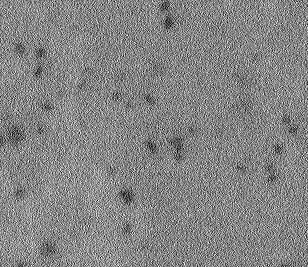
#> input picture Collected 3D-EMISH raw image files/replicate II/50_nuc7syg1.tif, 308 x 267 px, found by its file name
$ python denoiseTiff.py   (Python 2 division)   (older library calls are emulated)
#> lines starting #> are read from the running program, lines starting #| are printed output that depends on the picture; after the words box and inside, x2 and y2 are one past the last pixel; in counts of white or black regions, pixels touching at a corner belong together; long printed decimals are rounded
import h5py,numpy,scipy,time,os
import scipy.ndimage
import scipy
from PIL import Image
from pylab import *
import numpy as np
import matplotlib.pyplot as plt
import scipy.stats
import scipy.optimize
#import extensions2 as tiffextensions
from scipy.misc import imsave as imsave
from skimage.feature import peak_local_max
from skimage import data, img_as_float
from PIL import ImageDraw
import matplotlib.animation as animation
from operator import itemgetter, attrgetter
#import extensions2 as tiffextensions

in_file_name="12_nuc12syg1.tif"
in_file_name="50_nuc7syg1.tif"
relative_threshold=0.47
gauss_do_rozmycia=2.0
gauss_do_zapisu=1.0
scale_ratio=6.0
include_obj=1

def save_3dtiff(image,output,dtype="L"):
        plane_nr=image.shape[0]
        plane_y=image.shape[1]
        plane_x=image.shape[2]
        for i in range(plane_nr):
            plane=numpy.array(image[i,:,:],dtype=numpy.uint8)
	    #print numpy.max(plane)
        #tiffextensions.saveTiffMultipageFromSeq(list(self.image_sequence), output, rescaleSeqTo8bit=False,rgbOrder="RGB")
            #imsave(output+"_"+str(i)+".tif",plane)
            im = Image.frombytes(dtype,(plane_x,plane_y),plane.tostring())
            im.save(output+"_"+str(i)+".tif")

out_file_name=os.path.splitext(in_file_name)[0]+".cmap"
print out_file_name

def openTiff3D(stack):
#> called with stack = '50_nuc7syg1.tif'
    im =Image.open(stack)
#> im is the input picture: PIL image 308x267 I;16B; min 0, max 65535, mean 34244.2
    image_sequence=[]

    print "OPENING FRAMES..."
    frame_index = 0
    try:
      while 1:
        im.seek(frame_index)

        frame_index = frame_index + 1
        if (im!=None):

	    frame=im
            image_sequence.append(scipy.misc.fromimage(frame,flatten=True))
#> after the loop, frame_index = 21; image_sequence = 21 items
    except EOFError:
       print "eof after %d frames" %frame_index
       im.seek(0)
       pass
    return(numpy.array(image_sequence,dtype=numpy.uint16))

# [8 lines left out: function openCmap, not called in this run]

def openImage(filename):
    ext=os.path.splitext(filename)[1]
    if ext==".cmap":
        return(openCmap(filename))
    if ext==".tif":
        return(openTiff3D(filename))


class classify:
  # [292 lines left out: functions __init__, tensor_core, inertia_tensor, two_norm, save_tiff, calculate and 3 more, not called in this run]

class diffuse:
    # [11 lines left out: functions __init__, diffuse_onetimestamp, not called in this run]
    def get_color(self):
        self.narray=numpy.multiply(max_color/numpy.max(self.array),self.array)
        return(numpy.stack((numpy.multiply(self.color[0],self.narray),numpy.multiply(self.color[1],self.narray),numpy.multiply(self.color[2],self.narray)),axis=-1))
    # [60 lines left out: functions draw_gauss, updatefig, calculate_wholedir, not called in this run]

def gauss2d(data,sigma=1.5):
#> called with data = array of shape (126, 267, 308), sigma = 2
    out=[]
    for plane in data:
        out.append(scipy.ndimage.filters.gaussian_filter(plane,sigma=sigma))
#> this loop made 126 passes
#> after the loop, out = 126 items
    return(numpy.array(out))

def normalize(data):
    data_max=numpy.max(data)
#> data_max = 65535
    data_min=numpy.min(data)
#> data_min = 0
    delta=data_max-data_min
#> delta = 65535
    data=numpy.add(-data_min,data)
    data=numpy.multiply(1.0/delta,data)
    return(data)

ratio=6.0
data_orig=openImage(in_file_name)
data_orig=scipy.ndimage.interpolation.zoom(data_orig,[ratio,1.0,1.0])
#data_orig=openCmap("x.cmap")

data_orig=numpy.multiply(-1.0,data_orig)
data=gauss2d(data_orig,gauss_do_rozmycia)
#data=data_orig
data_orig_inv_raw=normalize(-data_orig)
data_orig=gauss2d(data_orig,sigma=gauss_do_zapisu)
#> the loop in gauss2d (call 2), `for plane in data:` made 126 passes
data_orig=normalize(data_orig)
data_orig_inv=normalize(-data_orig)
data=normalize(data)
fig2, axs2 = plt.subplots(2,3)
fig3, axs3 = plt.subplots(2,3)
fig4, axs4 = plt.subplots(2,3)


ax1=axs2[0][0]
ax2=axs2[0][1]
ax3=axs2[0][2]
ax1a=axs2[1][0]
ax2a=axs2[1][1]
ax3a=axs2[1][2]
z_proj_max=numpy.max(data,axis=0)
x_proj_max=numpy.max(data,axis=1)
y_proj_max=numpy.max(data,axis=2)

print z_proj_max
#> (printed output is left out)
ax1.imshow(z_proj_max,cmap='gray')
ax2.imshow(x_proj_max,cmap='gray',aspect=scale_ratio)
ax3.imshow(y_proj_max,cmap='gray',aspect=scale_ratio)

blobs = data > relative_threshold * numpy.max(data)
save_3dtiff(numpy.multiply(255.0/numpy.max(data_orig_inv),data_orig_inv),".\\output\\data_filtered.tif")

z_proj_thr=numpy.max(blobs,axis=0)
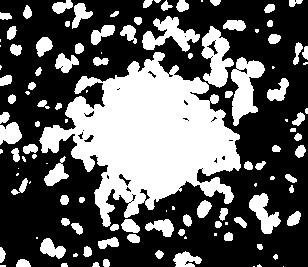
#> z_proj_thr: shape (267, 308) bool; 37% white; 118 white regions (34 under 20 px), largest, box (x1, y1, x2, y2) and area: (39, 52, 241, 227) 17953, (231, 57, 265, 126) 1271, (201, 26, 234, 88) 1116
x_proj_thr=numpy.max(blobs,axis=1)
#> x_proj_thr: shape (126, 308) bool; 60.3% white; 27 black regions (18 under 20 px), largest, box (x1, y1, x2, y2) and area: (0, 0, 150, 126) 7448, (181, 0, 308, 126) 6778, (127, 109, 179, 126) 453
y_proj_thr=numpy.max(blobs,axis=2)
#> y_proj_thr: shape (126, 267) bool; 65% white; 25 black regions (14 under 20 px), largest, box (x1, y1, x2, y2) and area: (144, 0, 267, 73) 4093, (0, 0, 98, 110) 3166, (186, 58, 267, 126) 1996
ax1a.imshow(z_proj_thr,cmap='gray')
ax2a.imshow(x_proj_thr,cmap='gray',aspect=scale_ratio)
ax3a.imshow(y_proj_thr,cmap='gray',aspect=scale_ratio)
s=numpy.ones([3,3,3])
labeled_array, num_features = scipy.ndimage.measurements.label(blobs,structure=s)
#> num_features = 252

print num_features
#| 252

def find_largest_component(labels,num_features):
#> called with labels = array of shape (126, 267, 308), num_features = 252
    out_size=0
    out_label=None
    results=[]
    for i in range(num_features):
        objectpixels=(labels==i)
        object_size=numpy.sum(objectpixels)
        if (object_size>out_size)&(i>0):
            out_size=object_size
            out_label=i
	if i>0:
		results.append([object_size,i])
#> this loop made 252 passes
#> (object_size, out_size) on passes 2, 3, 4, 10, 12: (152, 152), (347, 347), (613, 613), (2689, 2689), (498811, 498811)
#> after the loop, out_label = 11; out_size = 498811; results = 251 pairs, first value 1 to 498811, second value 1 to 251
    results=sorted(results, key=itemgetter(0),reverse=True)
    print "largest object size /vox/=",out_size,out_label
#| largest object size /vox/= 498811 11
    print "results=",results
#> (printed output is left out)
    return(results)

largest_label=find_largest_component(labeled_array,num_features)
#> largest_label has the same summary as results in find_largest_component
ax10=axs3[0][0]
ax11=axs3[0][1]
ax12=axs3[0][2]
ax20=axs3[1][0]
ax21=axs3[1][1]
ax22=axs3[1][2]
z_proj_labels=numpy.max(labeled_array,axis=0)
#> z_proj_labels: shape (267, 308) int32; 250 distinct labels, from 0 to 252
x_proj_labels=numpy.max(labeled_array,axis=1)
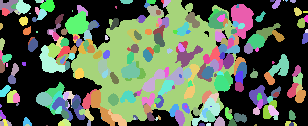
#> x_proj_labels: shape (126, 308) int32; 253 distinct labels, from 0 to 252; one colour per label, 0 black
y_proj_labels=numpy.max(labeled_array,axis=2)
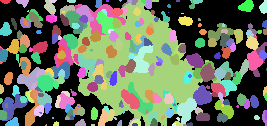
#> y_proj_labels: shape (126, 267) int32; 252 distinct labels, from 0 to 252; one colour per label, 0 black
ax10.imshow(z_proj_labels,cmap='spectral')
ax11.imshow(x_proj_labels,aspect=scale_ratio,cmap='spectral')
ax12.imshow(y_proj_labels,aspect=scale_ratio,cmap='spectral')
#(plt.show()

if include_obj==1:
	largest_object_mask=((labeled_array==largest_label[0][1]))
if include_obj==2:
	largest_object_mask0=((labeled_array==largest_label[0][1]))
	largest_object_mask1=((labeled_array==largest_label[1][1]))
	largest_object_mask=largest_object_mask0|largest_object_mask1

if include_obj==3:
	largest_object_mask0=((labeled_array==largest_label[0][1]))
	largest_object_mask1=((labeled_array==largest_label[1][1]))
	largest_object_mask2=((labeled_array==largest_label[2][1]))
	largest_object_mask=largest_object_mask0|largest_object_mask1|largest_object_mask2

largest_object_mask=scipy.ndimage.morphology.binary_fill_holes(largest_object_mask)
z_proj_largest=numpy.max(largest_object_mask,axis=0)
#> z_proj_largest: shape (267, 308) bool; 18.2% white; 1 white region, box (x1, y1, x2, y2) and area: (71, 61, 241, 227) 14976
x_proj_largest=numpy.max(largest_object_mask,axis=1)
#> x_proj_largest: shape (126, 308) bool; 34.6% white; 1 white region, box (x1, y1, x2, y2) and area: (71, 0, 241, 126) 13433
y_proj_largest=numpy.max(largest_object_mask,axis=2)
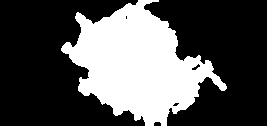
#> y_proj_largest: shape (126, 267) bool; 33% white; 1 white region, box (x1, y1, x2, y2) and area: (61, 0, 227, 126) 11117
ax20.imshow(z_proj_largest,cmap='gray')
ax21.imshow(x_proj_largest,cmap='gray',aspect=scale_ratio)
ax22.imshow(y_proj_largest,cmap='gray',aspect=scale_ratio)

masked_array = numpy.ma.masked_array(data_orig,(numpy.subtract(1.0,largest_object_mask)))
min_masked=masked_array.min()
#> min_masked = 0.334
data_masked=numpy.multiply(largest_object_mask,numpy.add(-min_masked,data_orig),dtype=numpy.float)
data_masked_inv=numpy.multiply(largest_object_mask,data_orig_inv)
data_masked_inv=numpy.multiply(255.0/numpy.max(data_masked_inv),data_masked_inv)
data_masked_background=numpy.multiply(255.0,numpy.logical_not(largest_object_mask))
data_masked_inv=numpy.add(data_masked_inv,data_masked_background)
data_masked=normalize(data_masked)
ax30=axs4[0][0]
ax31=axs4[0][1]
ax32=axs4[0][2]
ax40=axs4[1][0]
ax41=axs4[1][1]
ax42=axs4[1][2]

def get_limits(plane,a,offset=15):
    v1=numpy.max(plane,axis=a)
    for i,x in enumerate(v1):
        if x!=0:
            print i,x
            l=i
            break

    for i in range(len(v1)-1,-1,-1):
        x=v1[i]
        if x!=0:
            print i,x
            h=i
            break
    return([max([0,l-offset]),min([h+offset,len(v1)])])


z_proj_masked=numpy.max(data_masked,axis=0)
x_l,x_h=get_limits(z_proj_masked,1)
#> in get_limits, `v1=numpy.max(plane,axis=a)`: v1 = 267 values, max 1 at index 142, min 0 at index 0, mean 0.491
#> the loop in get_limits, `for i,x in enumerate(v1):` made 62 passes
#> l on pass 62: 61
#> (printed output is left out)
#> the loop in get_limits, `for i in range(len(v1)-1,-1,-1):` made 41 passes
#> (i, x, h) on pass 41: (226, 0.38, 226)
#> (printed output is left out)
#> x_l = 46; x_h = 241
y_l,y_h=get_limits(z_proj_masked,0)
#> the loop in get_limits (call 2), `for i,x in enumerate(v1):` made 72 passes
#> l on pass 72: 71
#> (printed output is left out)
#> the loop in get_limits (call 2), `for i in range(len(v1)-1,-1,-1):` made 68 passes
#> (x, h) on pass 68: (0.341, 240)
#> (printed output is left out)
#> y_l = 56; y_h = 255

x_proj_masked=numpy.max(data_masked,axis=1)
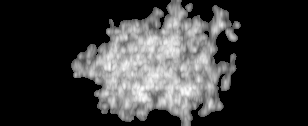
#> x_proj_masked: shape (126, 308) float64; min 0, max 1, mean 0.218
z_l,z_h=get_limits(x_proj_masked,1)
#> z_l = 0; z_h = 126
y_proj_masked=numpy.max(data_masked,axis=2)
ax30.imshow(z_proj_masked[x_l:x_h,y_l:y_h],cmap='gray')
ax31.imshow(x_proj_masked[z_l:z_h,y_l:y_h],cmap='gray',aspect=scale_ratio)
ax32.imshow(y_proj_masked[z_l:z_h,x_l:x_h],cmap='gray',aspect=scale_ratio)
ax40.imshow(z_proj_max,cmap='gray')
ax41.imshow(x_proj_max,cmap='gray',aspect=scale_ratio)
ax42.imshow(y_proj_max,cmap='gray',aspect=scale_ratio)


save_3dtiff(data_masked_inv,".\\output\\data_masked.tif")

save_3dtiff(numpy.multiply(255.0/numpy.max(largest_object_mask),largest_object_mask),".\\output\\binary_mask.tif")
#> call 3 of save_3dtiff, with image = array of shape (126, 267, 308), output = '.\\output\\binary_mask.tif', dtype = 'L'
#> after the loop in save_3dtiff (call 3), `for i in range(plane_nr):`:
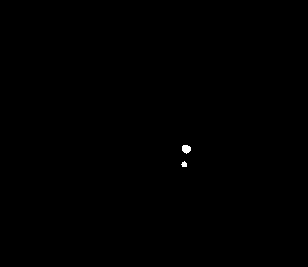
#> im: PIL image 308x267 L; 0.11% white; 2 white regions, box (x1, y1, x2, y2) and area: (182, 145, 191, 154) 62, (181, 161, 187, 167) 26
inspecific_grains=numpy.bitwise_xor(blobs,largest_object_mask)
background_mask=numpy.logical_not(blobs)
inspecific_grains_vol=numpy.sum(inspecific_grains)
#> inspecific_grains_vol = 141229
background_mask_vol=numpy.sum(background_mask)
#> background_mask_vol = 9722166
print "inspecific_grains_vol=",inspecific_grains_vol
#| inspecific_grains_vol= 141229
print "background_mask_vol=",background_mask_vol
#| background_mask_vol= 9722166
background_cum_signal=numpy.sum(numpy.multiply(background_mask,data_orig_inv_raw))
#> background_cum_signal = 5017200.1
background_avg=(background_cum_signal/background_mask_vol)
#> background_avg = 0.516
background_dev=numpy.multiply(background_mask,numpy.subtract(data_orig_inv_raw,background_avg))
background_dev2=numpy.multiply(background_dev,background_dev)
background_std=(numpy.sqrt(numpy.sum(background_dev2)/background_mask_vol))
#> background_std = 0.147
print "background_avg=",background_avg
#| background_avg= 0.5161
print "background_std=",background_std
#| background_std= 0.1472
inspecific_grains_inv=numpy.logical_not(inspecific_grains)
inspecific_cleared=numpy.multiply(numpy.random.normal(background_avg,0.1,inspecific_grains.shape),inspecific_grains)
data_orig_inv_cleared=numpy.add(numpy.multiply(data_orig_inv_raw,inspecific_grains_inv),inspecific_cleared)
#data_orig_inv
#(background_avg,inspecific_grains)
data_orig_inv_cleared=gauss2d(data_orig_inv_cleared,sigma=gauss_do_zapisu)
save_3dtiff(numpy.multiply(255.0/numpy.max(data_orig_inv_cleared),data_orig_inv_cleared),".\\output\\data_cleared.tif")

f_out = h5py.File(out_file_name, "w")
grp = f_out.create_group("Chimera/image1")
data_masked=numpy.array(data_masked[z_l:z_h,x_l:x_h,y_l:y_h])
print data_masked.shape
#| (126, 195, 199)

dset = grp.create_dataset("data_zyx",data=data_masked)
f_out.close()
plt.show()
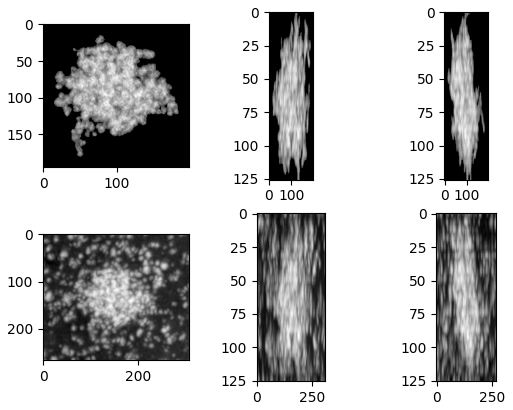
#> figure drawn by matplotlib, 6 panels

$ run again, with Collected 3D-EMISH raw image files/replicate II/21_nuc2syg1.tif copied over Collected 3D-EMISH raw image files/replicate II/50_nuc7syg1.tif
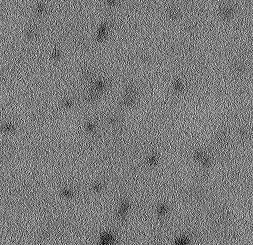
#> input picture Collected 3D-EMISH raw image files/replicate II/21_nuc2syg1.tif, 253 x 245 px, found by its file name
#> in openTiff3D, im is the input picture: PIL image 253x245 I;16B; min 0, max 65535, mean 31730.2
#> after the loop in openTiff3D, `while 1:`: frame_index = 26; image_sequence = 26 items
#> after the loop in gauss2d, `for plane in data:`: out = 156 items
#> data_max = 65535
#> data_min = 0
#> delta = 65535
#> (printed output is left out)
#> `z_proj_thr=numpy.max(blobs,axis=0)`:
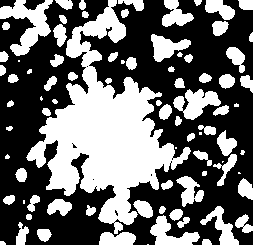
#> z_proj_thr: shape (245, 253) bool; 41.6% white; 83 white regions (12 under 20 px), largest, box (x1, y1, x2, y2) and area: (26, 0, 191, 234) 13823, (0, 0, 53, 56) 1303, (173, 89, 221, 120) 803
#> x_proj_thr: shape (156, 253) bool; 59.3% white; 19 black regions (8 under 20 px), largest, box (x1, y1, x2, y2) and area: (128, 0, 253, 156) 8047, (0, 0, 96, 109) 4362, (0, 101, 124, 156) 2588
#> y_proj_thr: shape (156, 245) bool; 61.7% white; 21 black regions (14 under 20 px), largest, box (x1, y1, x2, y2) and area: (0, 0, 245, 156) 13779, (153, 138, 176, 156) 242, (214, 0, 240, 12) 181
#> num_features = 230
#| 230
#> the loop in find_largest_component, `for i in range(num_features):` made 230 passes
#> (object_size, out_size) on passes 2, 4, 19, 24: (525, 525), (3988, 3988), (4529, 4529), (259007, 259007)
#> after the loop in find_largest_component, `for i in range(num_features):`: out_label = 23; out_size = 259007; results = 229 pairs, first value 1 to 259007, second value 1 to 229
#| largest object size /vox/= 259007 23
#> (printed output is left out)
#> largest_label has the same summary as results in find_largest_component
#> z_proj_labels: shape (245, 253) int32; 220 distinct labels, from 0 to 230
#> x_proj_labels: shape (156, 253) int32; 230 distinct labels, from 0 to 230
#> y_proj_labels: shape (156, 245) int32; 231 distinct labels, from 0 to 230
#> z_proj_largest: shape (245, 253) bool; 14.6% white; 1 white region, box (x1, y1, x2, y2) and area: (45, 84, 168, 193) 9019
#> x_proj_largest: shape (156, 253) bool; 22% white; 1 white region, box (x1, y1, x2, y2) and area: (45, 7, 168, 141) 8671
#> y_proj_largest: shape (156, 245) bool; 23.4% white; 1 white region, box (x1, y1, x2, y2) and area: (84, 7, 193, 141) 8936
#> min_masked = 0.391
#> v1 = 245 values, max 1 at index 147, min 0 at index 0, mean 0.346
#> the loop in get_limits, `for i,x in enumerate(v1):` made 85 passes
#> l on pass 85: 84
#> (printed output is left out)
#> the loop in get_limits, `for i in range(len(v1)-1,-1,-1):` made 53 passes
#> (i, x, h) on pass 53: (192, 0.297, 192)
#> (printed output is left out)
#> x_l = 69; x_h = 207
#> the loop in get_limits (call 2), `for i,x in enumerate(v1):` made 46 passes
#> (x, l) on pass 46: (0.354, 45)
#> (printed output is left out)
#> the loop in get_limits (call 2), `for i in range(len(v1)-1,-1,-1):` made 86 passes
#> (x, h) on pass 86: (0.284, 167)
#> (printed output is left out)
#> y_l = 30; y_h = 182
#> z_l = 0; z_h = 155
#> inspecific_grains_vol = 178765
#> background_mask_vol = 9231899
#| inspecific_grains_vol= 178765
#| background_mask_vol= 9231899
#> background_cum_signal = 4420653.6
#> background_avg = 0.479
#> background_std = 0.129
#| background_avg= 0.4788
#| background_std= 0.129
#> after the loop in save_3dtiff (call 4), `for i in range(plane_nr):`:
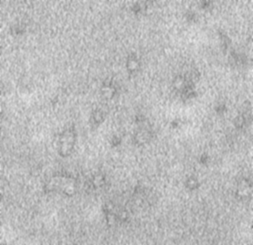
#> im: PIL image 253x245 L; min 125, max 231, mean 187
#| (155, 138, 152)

$ run again, with Collected 3D-EMISH raw image files/replicate II/225_nuc1syg3.tif copied over Collected 3D-EMISH raw image files/replicate II/50_nuc7syg1.tif
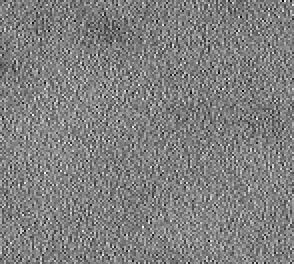
#> input picture Collected 3D-EMISH raw image files/replicate II/225_nuc1syg3.tif, 147 x 132 px, found by its file name (shown 2 times larger)
#> in openTiff3D, im is the input picture: PIL image 147x132 I;16B; min 18851, max 33789, mean 26376.4
#> after the loop in openTiff3D, `while 1:`: frame_index = 28; image_sequence = 28 items
#> after the loop in gauss2d, `for plane in data:`: out = 168 items
#> data_max = 34910
#> data_min = 16582
#> delta = 18328
#> (printed output is left out)
#> `z_proj_thr=numpy.max(blobs,axis=0)`:
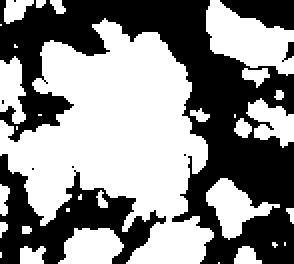
#> z_proj_thr: shape (132, 147) bool (shown 2 times larger); 54.2% white; 9 black regions (5 under 20 px), largest, box (x1, y1, x2, y2) and area: (0, 0, 147, 132) 6689, (0, 77, 83, 132) 1785, (110, 0, 147, 15) 372, (141, 21, 147, 31) 29
#> x_proj_thr: shape (168, 147) bool; 38.4% white; 32 white regions (13 under 20 px), largest, box (x1, y1, x2, y2) and area: (0, 37, 107, 132) 6042, (103, 113, 147, 168) 1256, (11, 135, 44, 168) 694
#> y_proj_thr: shape (168, 132) bool; 39.7% white; 21 white regions (4 under 20 px), largest, box (x1, y1, x2, y2) and area: (16, 37, 132, 140) 5968, (0, 135, 34, 166) 645, (49, 135, 85, 168) 617
#> num_features = 68
#| 68
#> the loop in find_largest_component, `for i in range(num_features):` made 68 passes
#> (object_size, out_size) on passes 2, 5, 7, 9: (331, 331), (340, 340), (574, 574), (148829, 148829)
#> after the loop in find_largest_component, `for i in range(num_features):`: out_label = 8; out_size = 148829; results = 67 pairs, first value 1 to 148829, second value 1 to 67
#| largest object size /vox/= 148829 8
#> (printed output is left out)
#> largest_label has the same summary as results in find_largest_component
#> z_proj_labels: shape (132, 147) int32; 65 distinct labels, from 0 to 68
#> x_proj_labels: shape (168, 147) int32; 68 distinct labels, from 0 to 68
#> y_proj_labels: shape (168, 132) int32; 69 distinct labels, from 0 to 68
#> z_proj_largest: shape (132, 147) bool; 30.2% white; 1 white region, box (x1, y1, x2, y2) and area: (17, 16, 107, 132) 5861
#> x_proj_largest: shape (168, 147) bool; 19.1% white; 1 white region, box (x1, y1, x2, y2) and area: (17, 37, 107, 132) 4726
#> y_proj_largest: shape (168, 132) bool; 21.6% white; 1 white region, box (x1, y1, x2, y2) and area: (16, 37, 132, 132) 4780
#> min_masked = 0.382
#> v1 = 132 values, max 1 at index 46, min 0 at index 0, mean 0.601
#> the loop in get_limits, `for i,x in enumerate(v1):` made 17 passes
#> (x, l) on pass 17: (0.41, 16)
#> (printed output is left out)
#> the loop in get_limits, `for i in range(len(v1)-1,-1,-1):` made 1 pass
#> (i, x, h) on pass 1: (131, 0.43, 131)
#> (printed output is left out)
#> x_l = 1; x_h = 132
#> the loop in get_limits (call 2), `for i,x in enumerate(v1):` made 18 passes
#> (x, l) on pass 18: (0.329, 17)
#> (printed output is left out)
#> the loop in get_limits (call 2), `for i in range(len(v1)-1,-1,-1):` made 41 passes
#> (i, x, h) on pass 41: (106, 0.326, 106)
#> (printed output is left out)
#> y_l = 2; y_h = 121
#> z_l = 22; z_h = 146
#> inspecific_grains_vol = 54248
#> background_mask_vol = 3056795
#| inspecific_grains_vol= 54248
#| background_mask_vol= 3056795
#> background_cum_signal = 1640116.9
#> background_avg = 0.537
#> background_std = 0.099
#| background_avg= 0.5365
#| background_std= 0.09904
#> after the loop in save_3dtiff (call 4), `for i in range(plane_nr):`:
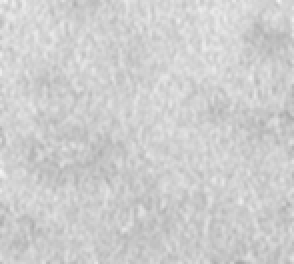
#> im: PIL image 147x132 L (shown 2 times larger); min 166, max 243, mean 206.1
#| (124, 131, 119)
